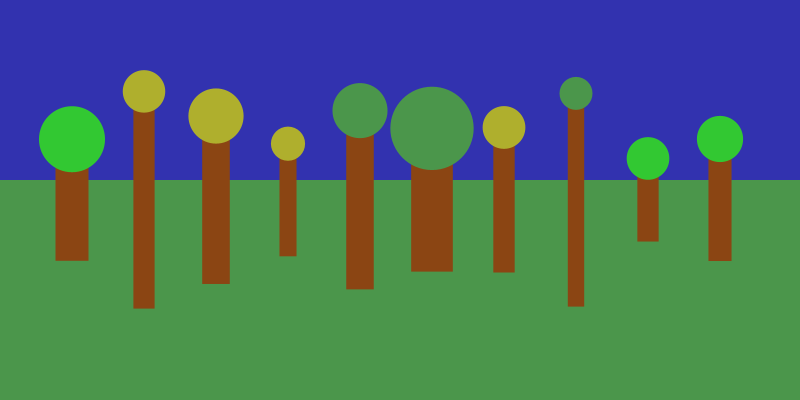
Frame 1 (no input)
Frame 60 (the mouse pressed at the canvas centre just before this capture): identical to frame 1, image omitted
Frame 120 (the mouse held since frame 60 and released just before this capture): identical to frame 1, image omitted

The Processing sketch that drew this single still picture (run headless with seeded random() and noise(); from frame 60 on, the mouse is pressed at the canvas centre):

// Processing sketch: question_1
// ── question_1.pde
/*
Create a class with the name Tree. The tree will eventually be drawn as a brown rectangle 
for the trunk with a coloured circle on top for the leaves.

Inside the class, add attribute variables for the tree’s location, the trunk’s width and 
height, the size of the circle on top, and the colour of the circle.

Also inside the Tree class, create an array of colours that will represent what colours 
the tree tops are allowed to be – choose at least three colours that are reasonable for summer or fall.

Add a constructor to the Tree class that takes x and y coordinates as parameters. Inside 
the constructor, save the parameter coordinates in the location attributes, and set the other 
attributes to reasonable random values; the colour of the circle on top will be randomly 
chosen from the array of colours defined inside the class.

Using a loop, create an array of at least 10 Tree objects. The location values passed into 
the constructor when you create your objects will be calculated such that the trees are evenly 
spaced across the width of the window no matter what size the window is.

Write a function called drawTree that has a Tree variable as a parameter. The function will 
draw the given tree object using the object’s attributes.

Outside the drawTree function, write another loop that calls drawTree for each Tree object 
stored in the array you created earlier.

If everything is working correctly, then when the program is run, ten trees with random 
sizes and colours should be drawn evenly spaced across the screen.
*/

//////////////////////
// Global
//////////////////////

final int treeCount = 10;
Tree[] treeRow = new Tree[treeCount];

float canvasXSpread;

//////////////////////
// Classes
//////////////////////

class Tree {
    final color trunkColour = color(139,69,19);
    color[] leaveColours = {
        color(75, 150, 75),
        color(175, 175, 45),
        color(150, 60, 60),
        color(50, 200, 50)
    };

    float x, y, w, h, circleSize;
    color leafColour;

    Tree(float treeX, float treeY) {
        x = treeX;
        y = treeY;
        w = random(canvasXSpread*0.2, canvasXSpread*0.6);
        h = random(height*0.2, height*0.6);
        circleSize = random(w*2, canvasXSpread/2);

        leafColour = leaveColours[int(random(0,4))];
    }
}

//////////////////////
// Setup
//////////////////////

void setup() {
    background(225);
    size(800,400);
    noStroke();

    canvasXSpread = (width - (width / treeCount)) / treeCount;

    int y = height/2;
    for (int i = 0; i < treeCount; i++) {
        treeRow[i] = new Tree(canvasXSpread + canvasXSpread*i, y);
    }
}

//////////////////////
// Draw
//////////////////////

void draw() {
    drawBackground();
    for(int i = 0; i < treeCount; i++) {
        drawTree(treeRow[i]);
    }


}

void drawTree(Tree tree) {
    rectMode(CENTER);
    fill(tree.trunkColour);
    rect(tree.x, tree.y, tree.w, tree.h);

    fill(tree.leafColour);
    circle(tree.x, tree.y - tree.h/2, tree.circleSize);
}

void drawBackground() {
    rectMode(CORNERS);
    fill(50, 50, 175);
    rect(0, 0, width, 180);

    fill(75, 150, 75);
    rect(0, 180, width, height);
}
